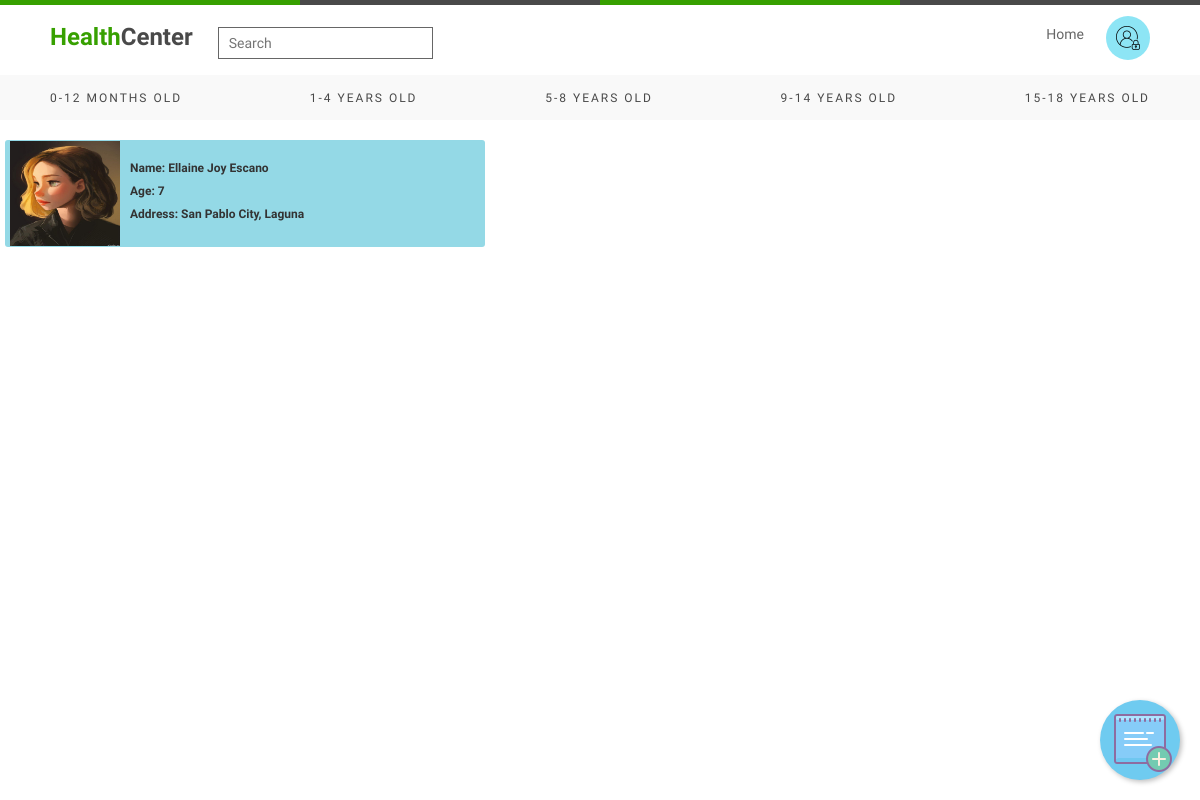
Before: /php/5-8.php with the older database file.
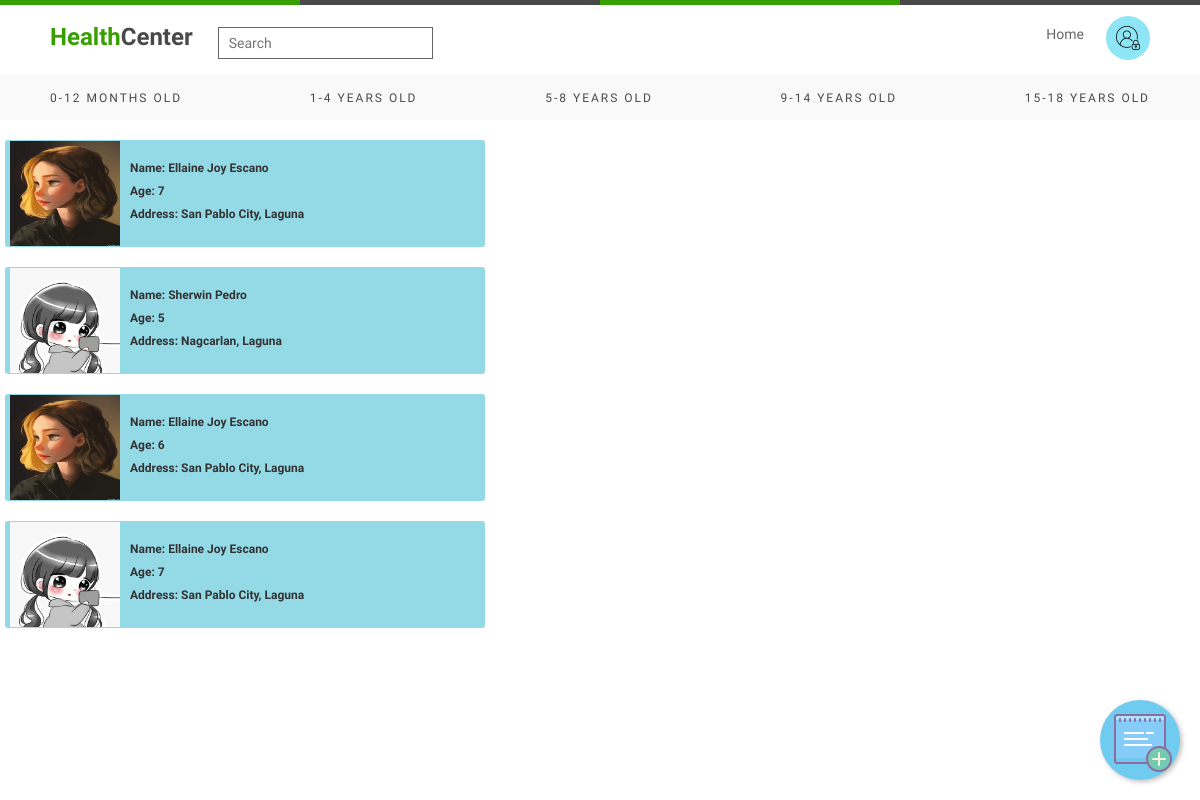
After: the same page with the newer database file.
### tables this page shows
CREATE TABLE IF NOT EXISTS `info` (
  `id` int(11) NOT NULL AUTO_INCREMENT,
  `pic` blob NOT NULL,
  `fname` text NOT NULL,
  `lname` text NOT NULL,
  `age` int(11) NOT NULL,
  `bday` text NOT NULL,
  `gender` text NOT NULL COMMENT 'address',
  `address` text NOT NULL,
  `height` int(11) NOT NULL,
  `weight` int(11) NOT NULL,
  `shot` text NOT NULL,
  `vit` text NOT NULL,
  `meds` text NOT NULL,
  `medhis` text NOT NULL,
  `pfname` text NOT NULL,
  `plname` text NOT NULL,
  `civstatus` text NOT NULL,
  `relate_child` text NOT NULL,
  `guardian_add` text NOT NULL,
  `contact` int(11) NOT NULL,
  PRIMARY KEY (`id`),
  UNIQUE KEY `id` (`id`)
);

### php/5-8.php (the view, shortened to what this page needs)
<?php
$connect = mysqli_connect("localhost", "root", "", "hcenter");
$query = "SELECT * from info where age BETWEEN 5 and 8";
$result = mysqli_query($connect, $query);
?>
<!DOCTYPE html>
<html lang="en">
<head>
    <link rel="stylesheet" href="../css/modal.css">
    <link rel="stylesheet" href="../css/hompage.css">
    <link rel="stylesheet" href="https://maxcdn.bootstrapcdn.com/bootstrap/3.3.6/css/bootstrap.min.css" />
</head>
<div class="wrapper">
    <div class="multi_color_border"></div>
    <div class="top_nav">
        <div class="left">
            <div class="logo">
                <p><span>Health</span>Center</p>
            </div>
            <div class="search_bar">
                <input type="text" placeholder="Search">
            </div>
        </div>
        <div class="right">
            <ul>
                <li><a href="home.php">Home</a></li>
                <div class="login">
                    <button class="dropbtn"><img src="../images/admin.png"></button>
                </div>
            </ul>
        </div>
    </div>
    <div class="bottom_nav">
        <ul>
            <li><a href="0-12.php">0-12 Months Old</a></li>
            <li><a href="1-4.php">1-4 Years Old</a></li>
            <li><a href="5-8.php">5-8 Years Old</a></li>
            <li><a href="9-14.php">9-14 Years Old</a></li>
            <li><a href="15-18.php">15-18 Years Old</a></li>
        </ul>
    </div>
    <a href="form.php" class="material-icon floating-btn"><img src="../images/add.png"></a>
</div>
<?php
while ($row = mysqli_fetch_array($result)) {
?>
    <br>
    <div class="design clearfix  btn-xs view_data" id="<?php echo $row["id"]; ?>">
        <?php echo "<img src='../images/" . $row["pic"] . "' alt='Image' height=105 width=110>"; ?>
        <br> <label>Name: <?php echo $row["fname"]; ?> <?php echo $row["lname"]; ?> </label>
        <label>Age: <?php echo $row["age"]; ?></label>
        <label>Address: <?php echo $row["address"]; ?></label>
    </div>
<?php
}
?>
</html>

Changed rows visible on the page:
added info: pic (picture), fname "Sherwin", lname "Pedro", age "5", address "Nagcarlan, Laguna"
added info: pic (picture), fname "Ellaine Joy", lname "Escano", age "6", address "San Pablo City, Laguna"
added info: pic (picture), fname "Ellaine Joy", lname "Escano", age "7", address "San Pablo City, Laguna"
